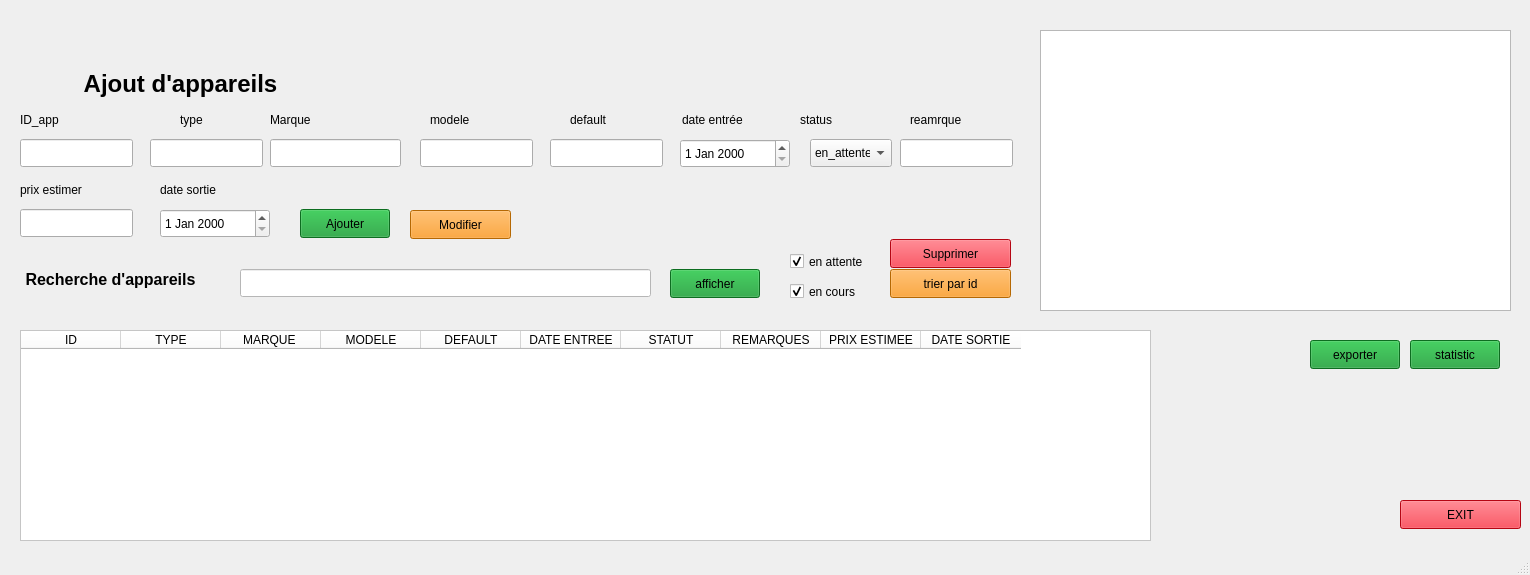
<?xml version="1.0" encoding="UTF-8"?>
<ui version="4.0">
 <class>MainWindow</class>
 <widget class="QMainWindow" name="MainWindow">
  <property name="geometry">
   <rect>
    <x>0</x>
    <y>0</y>
    <width>1530</width>
    <height>575</height>
   </rect>
  </property>
  <property name="windowTitle">
   <string>MainWindow</string>
  </property>
  <widget class="QWidget" name="centralwidget">
   <widget class="QStackedWidget" name="stackedWidget">
    <property name="geometry">
     <rect>
      <x>10</x>
      <y>0</y>
      <width>1521</width>
      <height>551</height>
     </rect>
    </property>
    <property name="currentIndex">
     <number>0</number>
    </property>
    <widget class="QWidget" name="page">
     <widget class="QLabel" name="label_3">
      <property name="geometry">
       <rect>
        <x>260</x>
        <y>110</y>
        <width>141</width>
        <height>20</height>
       </rect>
      </property>
      <property name="text">
       <string>Marque</string>
      </property>
     </widget>
     <widget class="QPushButton" name="pushButton_Modifier">
      <property name="geometry">
       <rect>
        <x>400</x>
        <y>210</y>
        <width>101</width>
        <height>29</height>
       </rect>
      </property>
      <property name="styleSheet">
       <string notr="true">background-color: rgb(253, 145, 4);</string>
      </property>
      <property name="text">
       <string>Modifier</string>
      </property>
     </widget>
     <widget class="QLineEdit" name="lineEdit_Type">
      <property name="geometry">
       <rect>
        <x>140</x>
        <y>139</y>
        <width>113</width>
        <height>28</height>
       </rect>
      </property>
      <property name="whatsThis">
       <string>&lt;html&gt;&lt;head/&gt;&lt;body&gt;&lt;p&gt;&lt;br/&gt;&lt;/p&gt;&lt;/body&gt;&lt;/html&gt;</string>
      </property>
      <property name="styleSheet">
       <string notr="true">QLineEdit:focus {
    border: 1px solid #2D89EF;
    background-color: #000000;
}

</string>
      </property>
      <property name="text">
       <string/>
      </property>
     </widget>
     <widget class="QPushButton" name="pushButton_Ajouter">
      <property name="geometry">
       <rect>
        <x>290</x>
        <y>209</y>
        <width>90</width>
        <height>29</height>
       </rect>
      </property>
      <property name="styleSheet">
       <string notr="true">background-color: rgb(18, 153, 45);</string>
      </property>
      <property name="text">
       <string>Ajouter</string>
      </property>
     </widget>
     <widget class="QLineEdit" name="lineEdit_Marque">
      <property name="geometry">
       <rect>
        <x>260</x>
        <y>139</y>
        <width>131</width>
        <height>28</height>
       </rect>
      </property>
      <property name="styleSheet">
       <string notr="true">QLineEdit:focus {
    border: 1px solid #2D89EF;
    background-color: #000000;
}

</string>
      </property>
     </widget>
     <widget class="QTableWidget" name="tablewidget_Appareils">
      <property name="geometry">
       <rect>
        <x>10</x>
        <y>330</y>
        <width>1131</width>
        <height>211</height>
       </rect>
      </property>
      <property name="minimumSize">
       <size>
        <width>1131</width>
        <height>211</height>
       </size>
      </property>
      <property name="styleSheet">
       <string notr="true">background-color: rgb(255, 255, 255);
color: rgb(0, 0, 0);
</string>
      </property>
      <column>
       <property name="text">
        <string>ID</string>
       </property>
       <property name="background">
        <color>
         <red>255</red>
         <green>255</green>
         <blue>255</blue>
        </color>
       </property>
      </column>
      <column>
       <property name="text">
        <string>TYPE</string>
       </property>
       <property name="background">
        <color>
         <red>255</red>
         <green>255</green>
         <blue>255</blue>
        </color>
       </property>
      </column>
      <column>
       <property name="text">
        <string>MARQUE </string>
       </property>
       <property name="background">
        <color>
         <red>255</red>
         <green>255</green>
         <blue>255</blue>
        </color>
       </property>
      </column>
      <column>
       <property name="text">
        <string>MODELE</string>
       </property>
       <property name="background">
        <color>
         <red>255</red>
         <green>255</green>
         <blue>255</blue>
        </color>
       </property>
      </column>
      <column>
       <property name="text">
        <string>DEFAULT</string>
       </property>
       <property name="background">
        <color>
         <red>255</red>
         <green>255</green>
         <blue>255</blue>
        </color>
       </property>
      </column>
      <column>
       <property name="text">
        <string>DATE ENTREE</string>
       </property>
       <property name="background">
        <color>
         <red>255</red>
         <green>255</green>
         <blue>255</blue>
        </color>
       </property>
      </column>
      <column>
       <property name="text">
        <string>STATUT</string>
       </property>
       <property name="background">
        <color>
         <red>255</red>
         <green>255</green>
         <blue>255</blue>
        </color>
       </property>
      </column>
      <column>
       <property name="text">
        <string>REMARQUES</string>
       </property>
       <property name="background">
        <color>
         <red>255</red>
         <green>255</green>
         <blue>255</blue>
        </color>
       </property>
      </column>
      <column>
       <property name="text">
        <string>PRIX ESTIMEE</string>
       </property>
       <property name="background">
        <color>
         <red>255</red>
         <green>255</green>
         <blue>255</blue>
        </color>
       </property>
      </column>
      <column>
       <property name="text">
        <string>DATE SORTIE</string>
       </property>
       <property name="background">
        <color>
         <red>255</red>
         <green>255</green>
         <blue>255</blue>
        </color>
       </property>
      </column>
     </widget>
     <widget class="QLineEdit" name="lineEdit_ID">
      <property name="geometry">
       <rect>
        <x>10</x>
        <y>139</y>
        <width>113</width>
        <height>28</height>
       </rect>
      </property>
      <property name="styleSheet">
       <string notr="true">QLineEdit:focus {
    border: 1px solid #2D89EF;
    background-color: #000000;
}
</string>
      </property>
      <property name="text">
       <string/>
      </property>
     </widget>
     <widget class="QLabel" name="label_4">
      <property name="geometry">
       <rect>
        <x>420</x>
        <y>110</y>
        <width>63</width>
        <height>20</height>
       </rect>
      </property>
      <property name="text">
       <string>modele</string>
      </property>
     </widget>
     <widget class="QCheckBox" name="checkBox_2">
      <property name="geometry">
       <rect>
        <x>780</x>
        <y>279</y>
        <width>101</width>
        <height>25</height>
       </rect>
      </property>
      <property name="text">
       <string>en cours</string>
      </property>
      <property name="checked">
       <bool>true</bool>
      </property>
     </widget>
     <widget class="QLabel" name="label_7">
      <property name="geometry">
       <rect>
        <x>-20</x>
        <y>259</y>
        <width>241</width>
        <height>41</height>
       </rect>
      </property>
      <property name="text">
       <string>&lt;html&gt;&lt;head/&gt;&lt;body&gt;&lt;p align=&quot;center&quot;&gt;&lt;span style=&quot; font-size:12pt; font-weight:700;&quot;&gt;Recherche d'appareils&lt;/span&gt;&lt;/p&gt;&lt;/body&gt;&lt;/html&gt;</string>
      </property>
     </widget>
     <widget class="QPushButton" name="pushButton_Supprimer">
      <property name="geometry">
       <rect>
        <x>880</x>
        <y>239</y>
        <width>121</width>
        <height>29</height>
       </rect>
      </property>
      <property name="styleSheet">
       <string notr="true">background-color: rgb(253, 7, 27);</string>
      </property>
      <property name="text">
       <string>Supprimer</string>
      </property>
     </widget>
     <widget class="QLabel" name="label_6">
      <property name="geometry">
       <rect>
        <x>-30</x>
        <y>59</y>
        <width>401</width>
        <height>51</height>
       </rect>
      </property>
      <property name="text">
       <string>&lt;html&gt;&lt;head/&gt;&lt;body&gt;&lt;p align=&quot;center&quot;&gt;&lt;span style=&quot; font-size:18pt; font-weight:700;&quot;&gt;Ajout d'appareils&lt;/span&gt;&lt;/p&gt;&lt;/body&gt;&lt;/html&gt;</string>
      </property>
     </widget>
     <widget class="QCheckBox" name="checkBox">
      <property name="geometry">
       <rect>
        <x>780</x>
        <y>249</y>
        <width>111</width>
        <height>25</height>
       </rect>
      </property>
      <property name="text">
       <string>en attente</string>
      </property>
      <property name="checked">
       <bool>true</bool>
      </property>
     </widget>
     <widget class="QLabel" name="label_2">
      <property name="geometry">
       <rect>
        <x>170</x>
        <y>110</y>
        <width>63</width>
        <height>20</height>
       </rect>
      </property>
      <property name="text">
       <string>type</string>
      </property>
     </widget>
     <widget class="QLineEdit" name="rech">
      <property name="geometry">
       <rect>
        <x>230</x>
        <y>269</y>
        <width>411</width>
        <height>28</height>
       </rect>
      </property>
      <property name="styleSheet">
       <string notr="true">background-color: rgb(255, 255, 255); 
</string>
      </property>
      <property name="text">
       <string/>
      </property>
     </widget>
     <widget class="QPushButton" name="ShowStats">
      <property name="geometry">
       <rect>
        <x>1400</x>
        <y>340</y>
        <width>90</width>
        <height>29</height>
       </rect>
      </property>
      <property name="styleSheet">
       <string notr="true">background-color: rgb(18, 153, 45);</string>
      </property>
      <property name="text">
       <string>statistic</string>
      </property>
     </widget>
     <widget class="QLabel" name="label_8">
      <property name="geometry">
       <rect>
        <x>1190</x>
        <y>70</y>
        <width>91</width>
        <height>51</height>
       </rect>
      </property>
      <property name="text">
       <string/>
      </property>
      <property name="pixmap">
       <pixmap>../../Bureau/projet c++/sc3/logo projet (2).jpg</pixmap>
      </property>
     </widget>
     <widget class="QLabel" name="label">
      <property name="geometry">
       <rect>
        <x>10</x>
        <y>110</y>
        <width>63</width>
        <height>20</height>
       </rect>
      </property>
      <property name="text">
       <string>ID_app</string>
      </property>
     </widget>
     <widget class="QLineEdit" name="lineEdit_Modele">
      <property name="geometry">
       <rect>
        <x>410</x>
        <y>139</y>
        <width>113</width>
        <height>28</height>
       </rect>
      </property>
      <property name="styleSheet">
       <string notr="true">QLineEdit:focus {
    border: 1px solid #2D89EF;
    background-color: #000000;
}
</string>
      </property>
     </widget>
     <widget class="QPushButton" name="pushButton_3">
      <property name="geometry">
       <rect>
        <x>1390</x>
        <y>500</y>
        <width>121</width>
        <height>29</height>
       </rect>
      </property>
      <property name="styleSheet">
       <string notr="true">background-color: rgb(253, 7, 27);</string>
      </property>
      <property name="text">
       <string>EXIT</string>
      </property>
     </widget>
     <widget class="QPushButton" name="pushButton_4">
      <property name="geometry">
       <rect>
        <x>880</x>
        <y>269</y>
        <width>121</width>
        <height>29</height>
       </rect>
      </property>
      <property name="styleSheet">
       <string notr="true">background-color: rgb(253, 145, 4);</string>
      </property>
      <property name="text">
       <string>trier par id</string>
      </property>
     </widget>
     <widget class="QLineEdit" name="lineEdit_Defaut">
      <property name="geometry">
       <rect>
        <x>540</x>
        <y>139</y>
        <width>113</width>
        <height>28</height>
       </rect>
      </property>
      <property name="styleSheet">
       <string notr="true">QLineEdit:focus {
    border: 1px solid #2D89EF;
    background-color: #000000;
}
</string>
      </property>
     </widget>
     <widget class="QLineEdit" name="lineEdit_Remarques">
      <property name="geometry">
       <rect>
        <x>890</x>
        <y>139</y>
        <width>113</width>
        <height>28</height>
       </rect>
      </property>
      <property name="styleSheet">
       <string notr="true">QLineEdit:focus {
    border: 1px solid #2D89EF;
    background-color: #000000;
}
</string>
      </property>
     </widget>
     <widget class="QLineEdit" name="lineEdit_Prix">
      <property name="geometry">
       <rect>
        <x>10</x>
        <y>209</y>
        <width>113</width>
        <height>28</height>
       </rect>
      </property>
      <property name="styleSheet">
       <string notr="true">QLineEdit:focus {
    border: 1px solid #2D89EF;
    background-color: #000000;
}
</string>
      </property>
     </widget>
     <widget class="QLabel" name="label_9">
      <property name="geometry">
       <rect>
        <x>560</x>
        <y>110</y>
        <width>63</width>
        <height>20</height>
       </rect>
      </property>
      <property name="text">
       <string>default</string>
      </property>
     </widget>
     <widget class="QLabel" name="label_10">
      <property name="geometry">
       <rect>
        <x>672</x>
        <y>110</y>
        <width>81</width>
        <height>20</height>
       </rect>
      </property>
      <property name="text">
       <string>date entrée</string>
      </property>
     </widget>
     <widget class="QLabel" name="label_11">
      <property name="geometry">
       <rect>
        <x>790</x>
        <y>110</y>
        <width>63</width>
        <height>20</height>
       </rect>
      </property>
      <property name="text">
       <string>status</string>
      </property>
     </widget>
     <widget class="QLabel" name="label_13">
      <property name="geometry">
       <rect>
        <x>900</x>
        <y>110</y>
        <width>71</width>
        <height>20</height>
       </rect>
      </property>
      <property name="text">
       <string>reamrque</string>
      </property>
     </widget>
     <widget class="QLabel" name="label_14">
      <property name="geometry">
       <rect>
        <x>150</x>
        <y>180</y>
        <width>91</width>
        <height>20</height>
       </rect>
      </property>
      <property name="text">
       <string>date sortie</string>
      </property>
     </widget>
     <widget class="QLabel" name="label_15">
      <property name="geometry">
       <rect>
        <x>10</x>
        <y>180</y>
        <width>91</width>
        <height>20</height>
       </rect>
      </property>
      <property name="text">
       <string>prix estimer</string>
      </property>
     </widget>
     <widget class="QDateEdit" name="dateEdit_Entree">
      <property name="geometry">
       <rect>
        <x>670</x>
        <y>139</y>
        <width>110</width>
        <height>29</height>
       </rect>
      </property>
     </widget>
     <widget class="QDateEdit" name="dateEdit_Estime">
      <property name="geometry">
       <rect>
        <x>150</x>
        <y>209</y>
        <width>110</width>
        <height>29</height>
       </rect>
      </property>
     </widget>
     <widget class="QComboBox" name="comboBox_Statut">
      <property name="geometry">
       <rect>
        <x>800</x>
        <y>139</y>
        <width>82</width>
        <height>28</height>
       </rect>
      </property>
      <item>
       <property name="text">
        <string>en_attente</string>
       </property>
      </item>
      <item>
       <property name="text">
        <string>en_cours</string>
       </property>
      </item>
      <item>
       <property name="text">
        <string>reparé</string>
       </property>
      </item>
     </widget>
     <widget class="QPushButton" name="ExporterPDF">
      <property name="geometry">
       <rect>
        <x>1300</x>
        <y>340</y>
        <width>90</width>
        <height>29</height>
       </rect>
      </property>
      <property name="styleSheet">
       <string notr="true">background-color: rgb(18, 153, 45);</string>
      </property>
      <property name="text">
       <string>exporter</string>
      </property>
     </widget>
     <widget class="QPushButton" name="ShowStats_2">
      <property name="geometry">
       <rect>
        <x>660</x>
        <y>269</y>
        <width>90</width>
        <height>29</height>
       </rect>
      </property>
      <property name="styleSheet">
       <string notr="true">background-color: rgb(18, 153, 45);</string>
      </property>
      <property name="text">
       <string>afficher</string>
      </property>
     </widget>
     <widget class="QGraphicsView" name="widget_stats">
      <property name="geometry">
       <rect>
        <x>1030</x>
        <y>30</y>
        <width>471</width>
        <height>281</height>
       </rect>
      </property>
     </widget>
    </widget>
    <widget class="QWidget" name="page_2"/>
   </widget>
  </widget>
  <widget class="QMenuBar" name="menubar">
   <property name="geometry">
    <rect>
     <x>0</x>
     <y>0</y>
     <width>1530</width>
     <height>25</height>
    </rect>
   </property>
  </widget>
  <widget class="QStatusBar" name="statusbar"/>
 </widget>
 <resources/>
 <connections/>
</ui>
